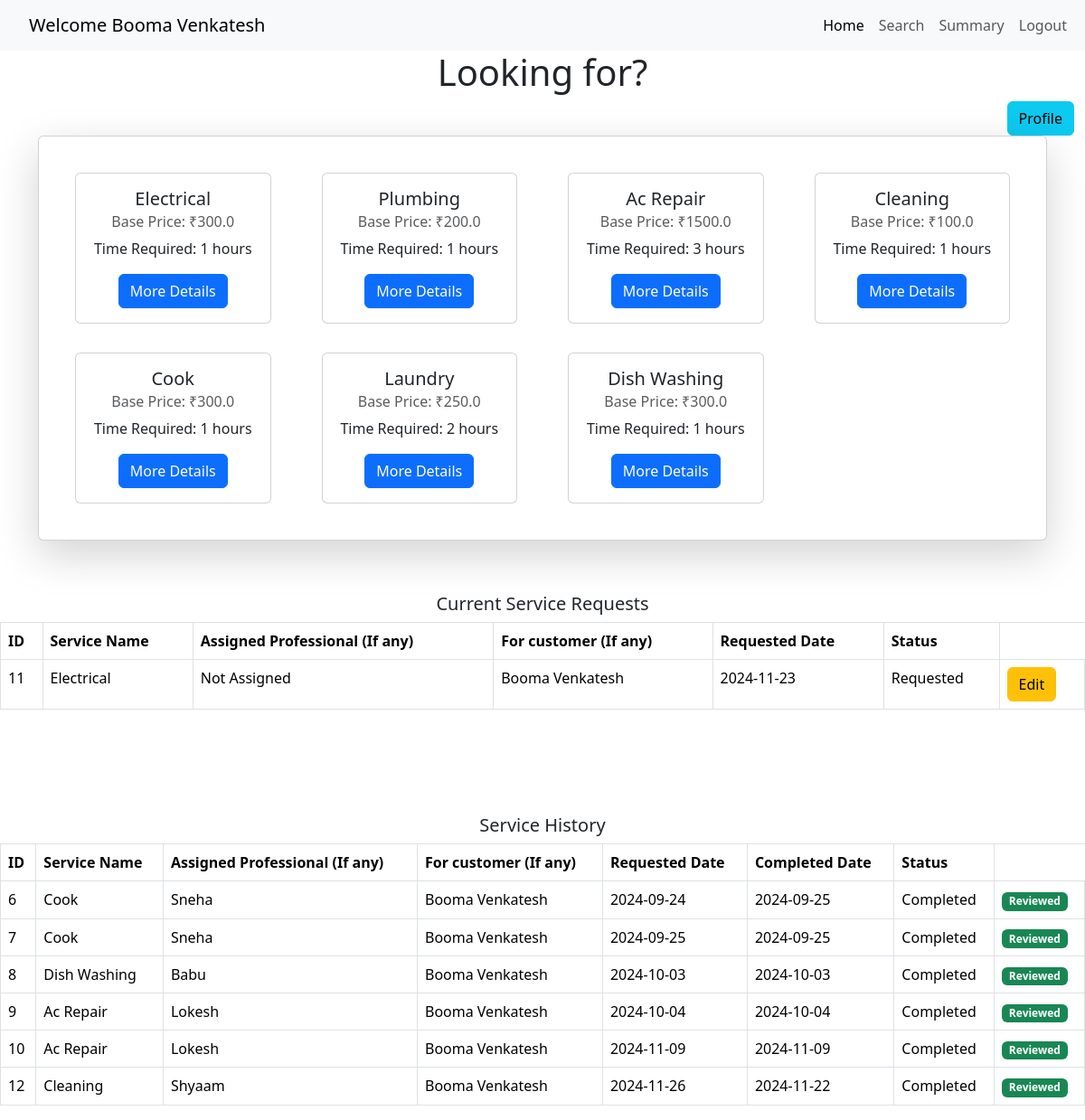
/customerhomepage/3, run on the app's committed database.
### application/models.py (models this page shows, shortened)
class Customer(db.Model):
    __tablename__ = 'customers'
    id = db.Column(db.Integer, primary_key=True)
    email = db.Column(db.String(120), unique=True, nullable=False)
    password = db.Column(db.String(120), nullable=False)
    full_name = db.Column(db.String(100), nullable=False)
    address = db.Column(db.String(200), nullable=False)
    pincode = db.Column(db.String(10), nullable=False)

class Service(db.Model):
    __tablename__ = 'services'
    service_id = db.Column(db.Integer, primary_key=True)
    name = db.Column(db.String(100), nullable=False)
    base_price = db.Column(db.Float, nullable=False)
    time_required = db.Column(db.String(50), nullable=False)
    descriptions = db.Column(db.Text, nullable=True)
    service_requests_list = db.relationship('ServiceRequest', backref='service', cascade='all, delete-orphan', lazy=True)

class ServiceRequest(db.Model):
    __tablename__ = 'service_requests'
    serv_req_id = db.Column(db.Integer, primary_key=True)
    service_id = db.Column(db.Integer, db.ForeignKey('services.service_id'), nullable=False)
    cust_id = db.Column(db.Integer, db.ForeignKey('customers.id'), nullable=False)
    professional_id = db.Column(db.Integer, db.ForeignKey('service_professionals.id'), nullable=True)
    date_of_req = db.Column(db.DateTime, default=date.today)
    date_of_completion = db.Column(db.DateTime, nullable=True)
    service_status = db.Column(db.String(50), nullable=False)  # requested, assigned, completed
    remarks = db.Column(db.Text, nullable=True)
    professional = db.relationship('ServiceProfessional', backref='service_requests', lazy=True)
    customer = db.relationship('Customer', backref='service_requests', lazy=True)

class ServiceProfessional(db.Model):
    __tablename__ = 'service_professionals'
    id = db.Column(db.Integer, primary_key=True)
    email = db.Column(db.String(120), unique=True, nullable=False)
    password = db.Column(db.String(120), nullable=False)
    full_name = db.Column(db.String(100), nullable=False)
    service_id = db.Column(db.Integer, db.ForeignKey('services.service_id'), nullable=False)
    experience = db.Column(db.Integer, nullable=False)
    profile_doc = db.Column(db.String(200), nullable=False)
    address = db.Column(db.String(200), nullable=False)
    pincode = db.Column(db.String(10), nullable=False)
    date_created = db.Column(db.DateTime, default=date.today())
    status = db.Column(db.String(50), nullable=False)
    service = db.relationship('Service', backref='service_professionals', lazy=True)

### app.py (the view)
@app.route('/customerhomepage/<int:id>', methods=['GET'])
def customerhomepage(id):
    customer = Customer.query.get(id)
    services = Service.query.all()
    service_requests = ServiceRequest.query.filter_by(cust_id=id).all()
    return render_template("customerhomepage.html", customer=customer, services=services, service_requests=service_requests)

### templates/customerhomepage.html (shortened to what this page needs)
<!DOCTYPE html>
<html lang="en">
<head>
    <link href="https://cdn.jsdelivr.net/npm/bootstrap@5.3.3/dist/css/bootstrap.min.css" rel="stylesheet">
</head>
<body>
    <nav class="navbar navbar-expand-lg navbar-light bg-light">
        <div class="container-fluid">
          <a class="navbar-brand" href="#">Welcome {{ customer.full_name }}</a>
          <div class="collapse navbar-collapse" id="navbarNavAltMarkup">
            <div class="navbar-nav">
              <a class="nav-link active" aria-current="page" href="#">Home</a>
              <a class="nav-link" href="{{ url_for('search_services', customer_id=customer.id) }}">Search</a>
              <a class="nav-link" href="#">Summary</a>
              <a class="nav-link" href="{{ url_for('logout') }}">Logout</a>
            </div>
          </div>
        </div>
    </nav>
    <h1 style="text-align: center;">Looking for?</h1>
    {% if customer %}
        <div class="container" style="float: right;">
            <a href="{{url_for('customerprofile', id = customer.id)}}" class="btn btn-info">Profile</a>
        </div>
    {% else %}
        <p>Customer information not available</p>
    {% endif %}
    <div class="container">
        <div class="card p-4 shadow-lg mb-5">
            <div class="row">
                {% for service in services %}
                <div class="col-12 col-md-4 col-lg-3 d-flex justify-content-center">
                    <div class="card m-3" style="width: 18rem;">
                        <div class="card-body text-center">
                            <h5 class="card-title">{{ service.name }}</h5>
                            <h6 class="card-subtitle mb-2 text-muted">Base Price: ₹{{ service.base_price }}</h6>
                            <p class="card-text">Time Required: {{ service.time_required }} hours</p>
                            <a href="{{ url_for('servicedetails', service_id=service.service_id, customer_id=customer.id) }}" class="btn btn-primary">More Details</a>
                        </div>
                    </div>
                </div>
                {% endfor %}
            </div>
        </div>
    </div>
    <div style="margin-top: 10px;">
        <div class="d-flex flex-wrap col-md-12 justify-content-center">
            <h5>Current Service Requests</h5>
            <table class="table table-bordered">
                <thead>
                    <tr>
                        <th>ID</th>
                        <th>Service Name</th>
                        <th>Assigned Professional (If any)</th>
                        <th>For customer (If any)</th>
                        <th>Requested Date</th>
                        <th>Status</th>
                    </tr>
                </thead>
                <tbody>
                    {% for request in service_requests %}
                    {% if request.service_status != 'completed' %}
                        <tr>
                            <td>{{ request.serv_req_id }}</td>
                            <td>{{ request.service.name }}</td>
                            <td>{% if request.professional %} {{ request.professional.full_name }} {% else %} Not Assigned {% endif %}</td>
                            <td>{% if request.customer %} {{ request.customer.full_name }} {% else %} Not Assigned {% endif %}</td>
                            <td>{{ request.date_of_req.strftime('%Y-%m-%d') }}</td>
                            <td>{{ request.service_status.title() }}</td>
                            <td>
                                {% if request.service_status != 'completed' %}
                                    <a href="{{ url_for('edit_service_request', serv_req_id=request.serv_req_id) }}" class="btn btn-warning">Edit</a>
                                {% endif %}
                            </td>
                        </tr>
                    {% endif %}
                    {% endfor %}
                </tbody>
            </table>
    </div>
    <div style="margin-top: 100px;">
        <div class="d-flex flex-wrap col-md-12 justify-content-center">
            <h5>Service History</h5>
            <table class="table table-bordered">
                <thead>
                    <tr>
                        <th>ID</th>
                        <th>Service Name</th>
                        <th>Assigned Professional (If any)</th>
                        <th>For customer (If any)</th>
                        <th>Requested Date</th>
                        <th>Completed Date</th>
                        <th>Status</th>
                    </tr>
                </thead>
                <tbody>
                    {% for request in service_requests %}
                    {% if request.service_status == 'completed' %}
                        <tr>
                            <td>{{ request.serv_req_id }}</td>
                            <td>{{ request.service.name }}</td>
                            <td>{% if request.professional %} {{ request.professional.full_name }} {% else %} Not Assigned {% endif %}</td>
                            <td>{% if request.customer %} {{ request.customer.full_name }} {% else %} Not Assigned {% endif %}</td>
                            <td>{{ request.date_of_req.strftime('%Y-%m-%d') }}</td>
                            <td>{{ request.date_of_completion.strftime('%Y-%m-%d') }}</td>
                            <td>{{ request.service_status.title() }}</td>
                            <td>
                                {% if request.service_status == 'completed' %}
                                    {% if request.ratings | length > 0 and request.ratings[0].rating_status == 'True' %}
                                        <span class="badge bg-success">Reviewed</span>
                                    {% else %}
                                        <a href="{{ url_for('rate_service', serv_req_id=request.serv_req_id) }}" class="btn btn-success">Rate Service</a>
                                    {% endif %}
                                {% endif %}
                            </td>
                        </tr>
                    {% endif %}
                    {% endfor %}
                </tbody>
            </table>
        </div>
    </div>
</body>
</html>

### templates/customerhomepage.html (style rules this page uses)
.navbar-nav { margin-left: auto; }
.container-fluid { padding-left: 2rem; }
.container { display: flex; justify-content: flex-end; }

### data on the page
Customer: full_name "Booma Venkatesh"
Service: name "Electrical", base_price "300.0", time_required "1"
Service: name "Plumbing", base_price "200.0", time_required "1"
Service: name "Ac Repair", base_price "1500.0", time_required "3"
Service: name "Cleaning", base_price "100.0", time_required "1"
Service: name "Cook", base_price "300.0", time_required "1"
Service: name "Laundry", base_price "250.0", time_required "2"
Service: name "Dish Washing", base_price "300.0", time_required "1"
ServiceRequest: serv_req_id "11", service.name "Electrical", customer.full_name "Booma Venkatesh", date_of_req "2024-11-23", service_status "Requested"
ServiceRequest: serv_req_id "6", service.name "Cook", professional.full_name "Sneha", customer.full_name "Booma Venkatesh", date_of_req "2024-09-24", date_of_completion "2024-09-25", service_status "Completed", shows "Reviewed"
ServiceRequest: serv_req_id "7", service.name "Cook", professional.full_name "Sneha", customer.full_name "Booma Venkatesh", date_of_req "2024-09-25", date_of_completion "2024-09-25", service_status "Completed", shows "Reviewed"
ServiceRequest: serv_req_id "8", service.name "Dish Washing", professional.full_name "Babu", customer.full_name "Booma Venkatesh", date_of_req "2024-10-03", date_of_completion "2024-10-03", service_status "Completed", shows "Reviewed"
ServiceRequest: serv_req_id "9", service.name "Ac Repair", professional.full_name "Lokesh", customer.full_name "Booma Venkatesh", date_of_req "2024-10-04", date_of_completion "2024-10-04", service_status "Completed", shows "Reviewed"
ServiceRequest: serv_req_id "10", service.name "Ac Repair", professional.full_name "Lokesh", customer.full_name "Booma Venkatesh", date_of_req "2024-11-09", date_of_completion "2024-11-09", service_status "Completed", shows "Reviewed"
ServiceRequest: serv_req_id "12", service.name "Cleaning", professional.full_name "Shyaam", customer.full_name "Booma Venkatesh", date_of_req "2024-11-26", date_of_completion "2024-11-22", service_status "Completed", shows "Reviewed"
